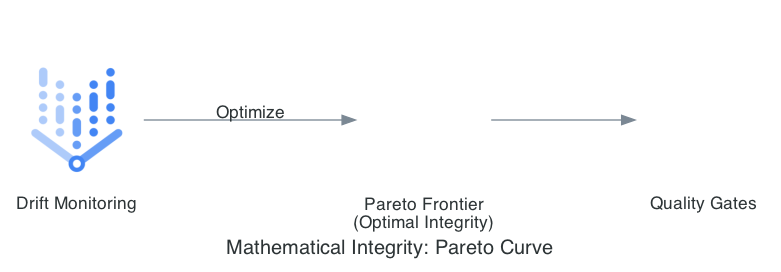

Here is the Python script that generated this plot:
from diagrams import Diagram, Edge
from diagrams.gcp.ml import VertexAI
from diagrams.generic.blank import Blank

graph_attr = {"pad": "0.1", "nodesep": "1.0", "ranksep": "1.5", "bgcolor": "transparent"}

with Diagram("Mathematical Integrity: Pareto Curve", show=False, filename="gov_pareto_curve", direction="LR", graph_attr=graph_attr):
    model = VertexAI("Drift Monitoring")
    curve = Blank("Pareto Frontier\n(Optimal Integrity)")
    gates = Blank("Quality Gates")

    model >> Edge(label="Optimize") >> curve >> gates
